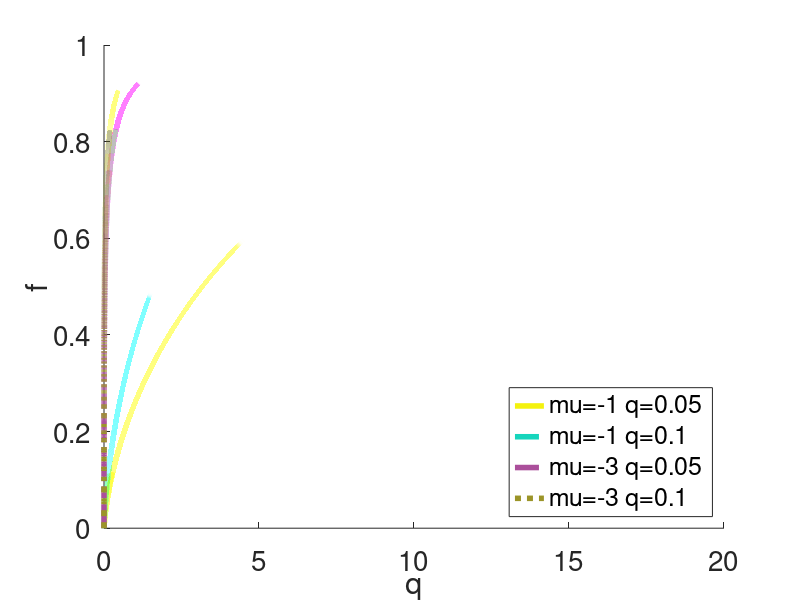

Here is the MATLAB script that generated this plot:
%plot objective
cd('C:\Dropbox\Projects\Flexible p-value weighting\Monotone\Example 0 - Plot Objective');
addpath '../../Code' '../../Code/Helper Code'

%%
mu_array = [-1 -3];
q_array = [0.05,0.1];
a = {'-','--','-.',':'};

rng(2);
figure, hold on
for i=1:length(mu_array)
    for j=1:length(q_array)
        mu  = mu_array(i);
        q  = q_array(j);
        f   = @(w) normcdf(norminv(q.*w)-mu);
        [x,y]= fplot(f,[0,1/q]);
     h=plot(x,y,'linewidth',4,'color',rand(1,3));
     set(h,'LineStyle',a{(i-1)*2+j});
    end
end
xlabel('q');
ylabel('f');
legend('mu=-1 q=0.05', 'mu=-1 q=0.1', 'mu=-3 q=0.05', 'mu=-3 q=0.1', 'location','SouthEast');

set(gca,'fontsize',20)
filename = sprintf( 'Plot_Objective.png');
saveas(gcf, filename,'png');
fprintf(['Saved Results to ' filename '\n']);

%saveTightFigure(gcf,'Plot_Objective.pdf')